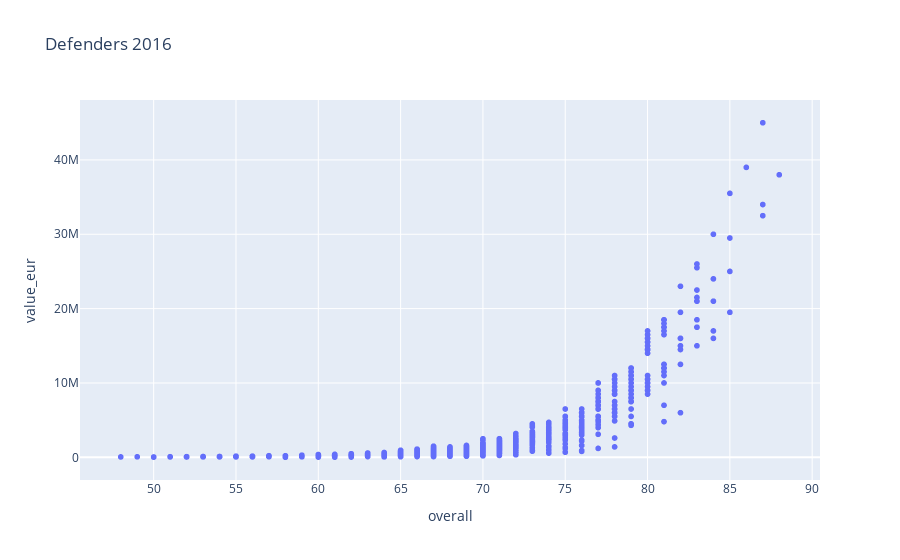

Notebook code for this chart:
### Code cell
px.scatter(df_defenders, x='overall', y='value_eur', hover_name="age", title="Defenders 2016")

### Figure 1 — Plotly figure (JSON) as saved in the notebook; plotly's stock layout.template omitted (floating-point values rounded to 4 significant figures; data arrays with more than 128 entries replaced by an {"elided": "..."} marker saying what was removed)
{"data": [{"hovertemplate": "<b>%{hovertext}</b><br><br>overall=%{x}<br>value_eur=%{y}<extra></extra>", "hovertext": {"elided": "2113 int values"}, "legendgroup": "", "marker": {"color": "#636efa", "symbol": "circle"}, "mode": "markers", "name": "", "showlegend": false, "type": "scattergl", "x": {"elided": "2113 int values"}, "xaxis": "x", "y": {"elided": "2113 int values"}, "yaxis": "y"}], "layout": {"legend": {"tracegroupgap": 0}, "title": {"text": "Defenders 2016"}, "xaxis": {"anchor": "y", "domain": [0, 1], "title": {"text": "overall"}}, "yaxis": {"anchor": "x", "domain": [0, 1], "title": {"text": "value_eur"}}}}
